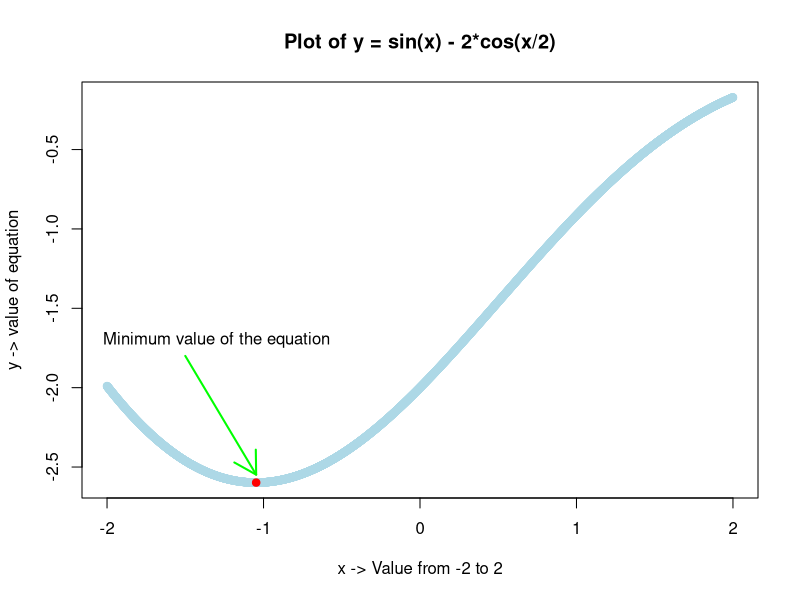
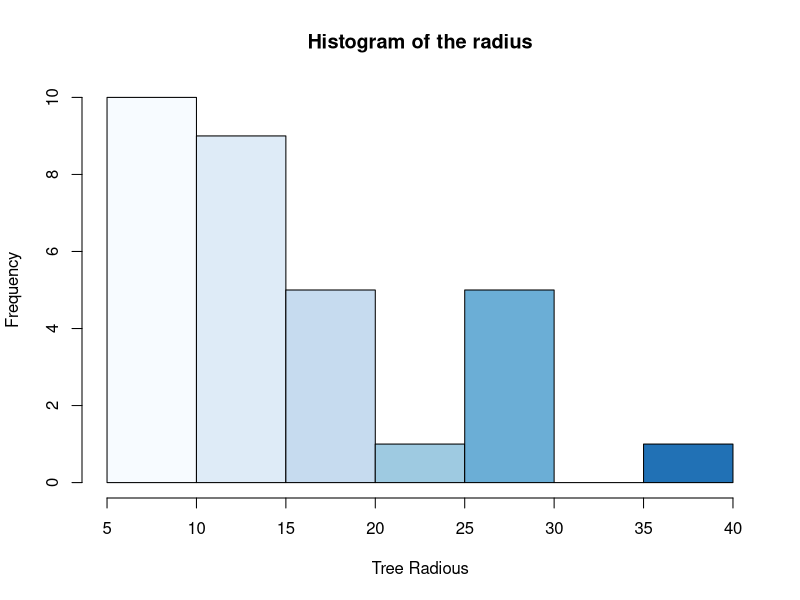
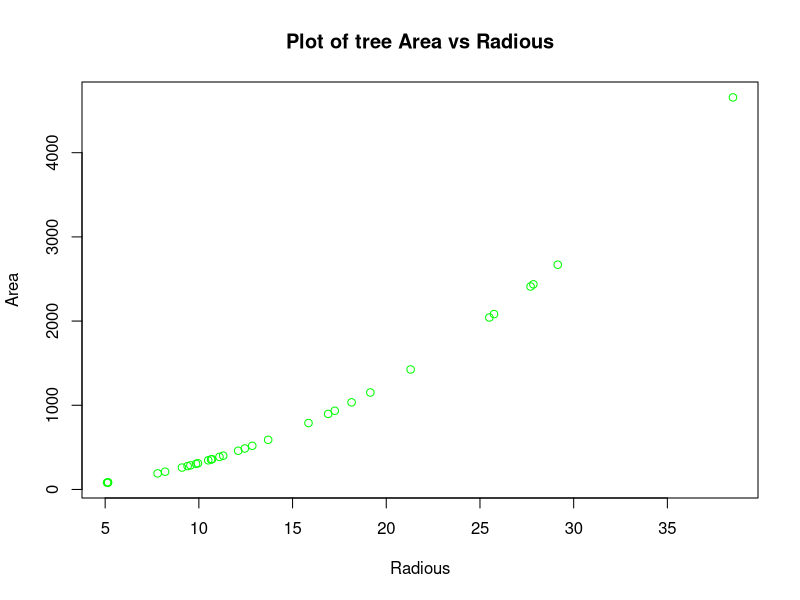
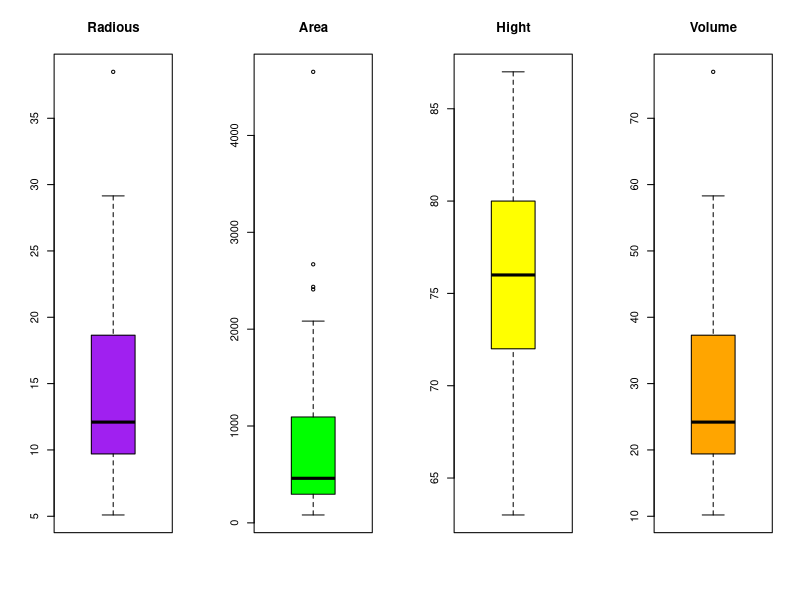
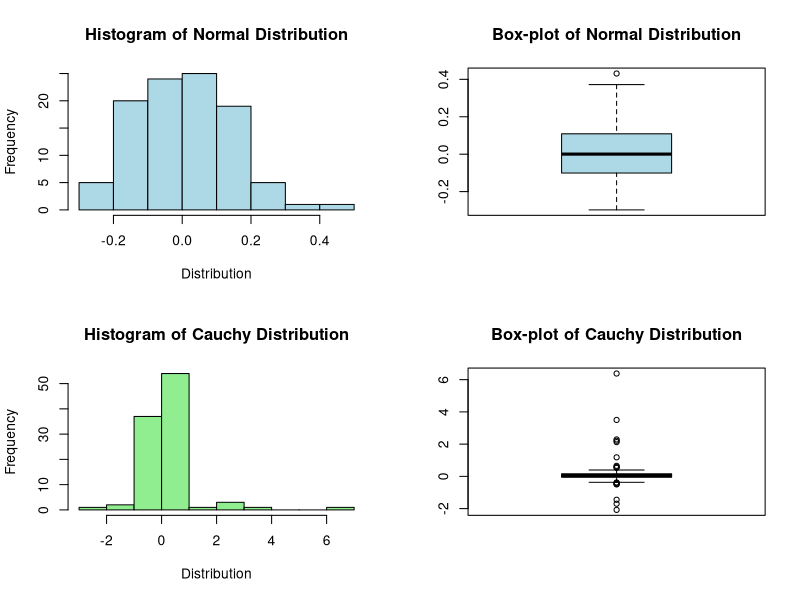
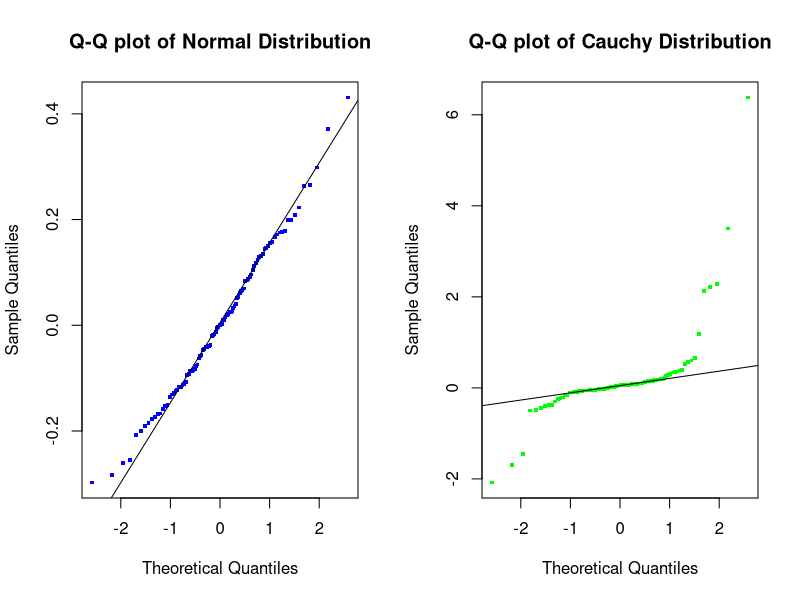

R code for these plots, in order:
## ---- chunk 1
# DO NOT ADD OR REVISE CODE HERE
knitr::opts_chunk$set(echo = TRUE)
## ---- chunk 2
#Create Vector
myvector <- c(seq(0,5),6,rep(x=c(2,-5.1,-23),times = 2),7/42+3)
#Print Vector
cat("Resulting Vector after combining all the values:\n")
myvector

## ---- chunk 3
#Sort the vector created in (1)(a) in ascending order
myvector.sort <- sort(myvector)
#Print the sorted vector
cat("Vector after sorting values in ascending order:\n")
myvector.sort
#Find the length of vector.
L <- length(myvector.sort)
#Print vector length.
cat("Length L of sorted vector:", L, "\n")
# Add vector(1:L) to the sorted vector.
myvector.new <- myvector.sort + seq(1,L)
#Print result after vector addition
cat("Result after adding vector(1:L) to the sorted vector: \n")
myvector.new

## ---- chunk 4
#New vector with first and last elements of vector created in (1)(b).
myvector2 <- myvector.new[c(1,L)]
#Print the vector.
cat("New vector with first and last elements of vector created in (1)(b):\n")
myvector2

#New vector without first and last elements of vector created in (1)(b).
myvector3 <- myvector.new[c(-1,-L)]
#Print the vector.
cat("New vector without first and last elements of vector created in (1)(b):\n")
myvector3

## ---- chunk 5
#Reconstruct the vector in (1)(b) from vectores in (1)(c)
myvector4 <- c(myvector2[1],myvector3,myvector2[2])
#Print the reconstructed vector.
cat("Reconstructed vector (1)(b) from vectores in (1)(c):\n")
myvector4
#Sum the elements and round to two decimal places.
cat("Sum of vector elements rounded to two decimal places:", round(sum(myvector4),digits = 2), "\n")

## ---- chunk 6
#Function to calculate and return value of trigonometric function. 
trigfuction <- function (x1) {
  y1 <- sin(x1) - 2*cos(x1/2)
  return(y1)
}

## ---- chunk 7
#Create vector x,of 4001 equally-spaced values from -2 to 2,inclusive. 
x <- seq(from =-2 , to =2,length.out = 4001)
#Compute the value of y for vector x using (2)(a) function.
y <- trigfuction(x)

#Find the position of minimum value in vector y and print the element from vector x in that position.
y.minindex <- which.min(y)
cat("Value in vector x with respect to minimum value in vector y,rounded to 3 decimal point: ", round(x[y.minindex],digits = 3),"\n")

## ---- chunk 8
#Plot y versus x in color, with x on the horizontal axis.
plot(x,y,type ="o", main = "Plot of y = sin(x) - 2*cos(x/2)",xlab= "x -> Value from -2 to 2", ylab = "y -> value of equation",col="lightblue")

#Show location of the minimum value of y determined in 2(b)
points(x[y.minindex],min(y),pch=19,col="red")
arrows(x0 =-1.5,y0=-1.8,x1= x[y.minindex], y1 = min(y)+0.05,col= "green",lwd=2)
text(x =-1.3,y=-1.7,labels = "Minimum value of the equation")

## ---- chunk 9
#Load trees data set.
data(trees)
#Get the medians of all three variables (columns).
tree.medians <- apply(trees[1:3],2,median)
#Print the median values.
cat("Tree variables Girth, Height and Volume medians are: ",tree.medians[1],",",tree.medians[2],",",tree.medians[3]," respectively. \n")

#Get and print the row number of median Volume 
trees.volume.median.row <- which(trees[3]==tree.medians[3])
cat ("Median tree volume row number: ",trees.volume.median.row,"\n")

#Get and print the values of all three variables for the median volume row.
trees.volume.median.row.data <- trees[trees.volume.median.row,]
cat ("Median tree volume row values, Girth =",trees[trees.volume.median.row,1], " Hight =",trees[trees.volume.median.row,2]," and Volume =",trees[trees.volume.median.row,3])

## ---- chunk 10
#Calculate the radious of each tree.
tree.radious <- c(trees[,3]/2)
#Cross-sectional area of each tree.
tree.area <- c(pi * (tree.radious)^2)
#Print sorted radious
cat("Sorted Radious of each tree:\n",sort(tree.radious))
#Stem-and-leaf plot of the radius
cat("Stem-and-leaf plot of the radius.\n")
stem(tree.radious)
#Histogram of the radius in blue color.
hist(tree.radious,col = blues9,main="Histogram of the radius", xlab = "Tree Radious")
#Plot Area (y-axis) versus Radius (x-axis)  in color
plot(tree.radious,tree.area,type ="p", main = "Plot of tree Area vs Radious",xlab= "Radious", ylab = "Area",col="green"  )

## ---- chunk 11
#Set the layout to print 4 plots in one row.
par(mfrow = c(1, 4))
# boxplots of the radii
boxplot(tree.radious,main ="Radious", col = "purple")
# boxplots of the Area
boxplot(tree.area,main ="Area",col = "green")
# boxplots of the Height
boxplot(trees$Height,main ="Hight",col = "yellow")
# boxplots of the Volume
boxplot(trees$Volume,main ="Volume",col = "orange")


## ---- chunk 12
#Check if extreme outlier exists in Volume from (3)(c) boxplot.
if (length(boxplot.stats(trees$Volume,coef=3.0)$out) == 0){
  cat("There are no extreme outlier in Volume data set\n")
}else {
  cat("Following are the extreme outlier in Volume data set",boxplot.stats(trees$Volume,coef=3.0)$out,"\n" )}

## ---- chunk 13
#Create matrix using coffcient from equations.
x <- matrix(c(1,-1,1,1,1,1,1,1,-1),nrow=3,ncol=3,byrow=TRUE)
y <- c(1,1,1)

#Below code will solve the equation and give values for all three variables.
solution <- solve(x,y)
cat ("Solution: Value of x = " , solution[1], " Value of y = " , solution[2]," and Value of z = " , solution[3], "\n")

# when cofficient matrix is multiplied with solution vector, we should get the vector y. 
# We can check that using below code.
if (all(y==x%*%solution)) {cat ("Solution is correct.\n")} else {cat ("Solution is incorrect.\n")}

## ---- chunk 14
#Create random sample of Cauchy distributio.
set.seed(124)
y<- rcauchy(n=100,location = 0,scale = 0.1)
#Create a random sample of Normal distribution
set.seed(127)
x<-rnorm(n=100,mean=0,sd=0.15)
#Create matirx by binding both vectores as columns. 
xy <- cbind(x,y)
#Calculate IQR and round the result to 4 digits.
xy.iqr <- round(apply(xy,2,IQR),digits = 4)
cat("IQR of normal distribution (x)= ",xy.iqr[1], " and Cauchy distributio (y)= ",xy.iqr[2] )
## ---- chunk 15
#Set the layout to print 4 plots rowwise, 2 in each row.
par(mfrow = c(2, 2))
#Histogram of Normal Distribution
hist(x,main="Histogram of Normal Distribution",xlab = "Distribution",col="lightblue")
#Box-plot of Normal Distribution
boxplot(x,main="Box-plot of Normal Distribution",col="lightblue")
#Histogram of Cauchy Distribution
hist(y,main="Histogram of Cauchy Distribution",xlab = "Distribution",col="lightgreen")
#Box-plot of Cauchy Distribution
boxplot(y,main="Box-plot of Cauchy Distribution",col="lightgreen")

## ---- chunk 16
#Set the layout to print 2 plots in the same row.
par(mfrow = c(1, 2))
#Q-Q plot of Normal Distribution
qqnorm(x,pch=15,cex=0.5,main="Q-Q plot of Normal Distribution",col="blue")
qqline(x)
#Q-Q plot of Cauchy Distribution
qqnorm(y,pch=15,cex=0.5,main="Q-Q plot of Cauchy Distribution",col="green")
qqline(y)

